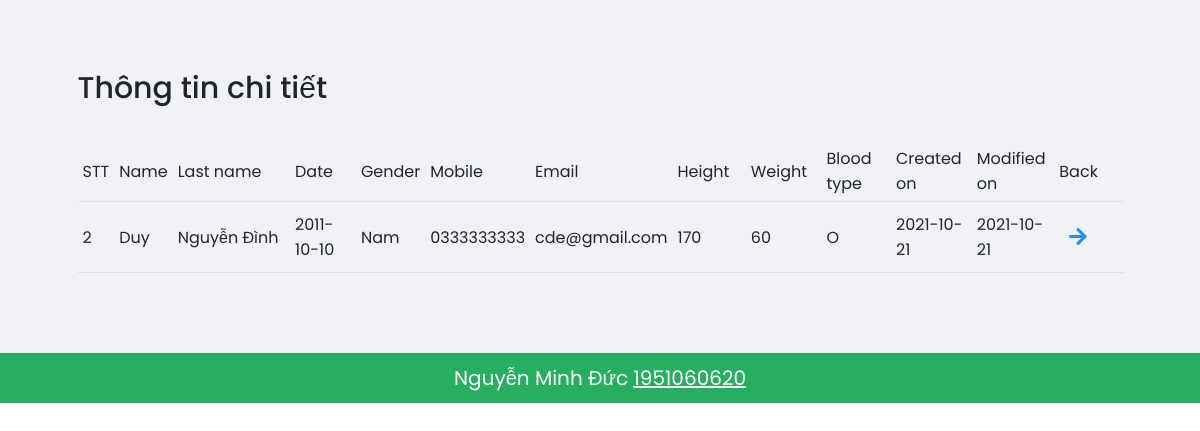
The app's page /src/admin/properties.php?id=2 with its own data.
### tables this page shows
CREATE TABLE `patient` (
  `patiendtid` int(11) NOT NULL,
  `firstname` varchar(100) DEFAULT NULL,
  `lastname` varchar(100) DEFAULT NULL,
  `dateofbirth` date DEFAULT NULL,
  `gender` tinyint(4) DEFAULT NULL,
  `mobile` char(20) DEFAULT NULL,
  `email` varchar(100) DEFAULT NULL,
  `height` float DEFAULT NULL,
  `weight` float DEFAULT NULL,
  `blood_type` varchar(100) DEFAULT NULL,
  `created_on` date DEFAULT NULL,
  `modified_on` date DEFAULT NULL
);

### src/admin/properties.php (the view)
<?php
include('../config/header.php');
?>
<div class="main">
    <div class="container">
        <h2 class="heading">Thông tin chi tiết</h2>
        <table class="table align-middle">
            <tr>
                <th class="col-md-0.5">STT</th>
                <th class="col-md-0.5">Name</th>
                <th class="col-md-2">Last name</th>
                <th class="col-md-1">Date</th>
                <th class="col-md-0.5">Gender</th>
                <th class="col-md-1">Mobile</th>
                <th class="col-md-1">Email</th>
                <th class="col-md-1">Height</th>
                <th class="col-md-1">Weight</th>
                <th class="col-md-1">Blood type</th>
                <th class="col-md-1">Created on</th>
                <th class="col-md-1">Modified on</th>
                <th class="col-md-1">Back</th>
            </tr>
            <?php
                $id = $_GET['id'];
                $sql = "SELECT * FROM patient WHERE patiendtid = '$id'";
                $res = mysqli_query($con, $sql);
                if($res==TRUE)
                {
                    $count = mysqli_num_rows($res);
                    if($count>0)
                    {
                        while($row = mysqli_fetch_assoc($res))
                        {
                            $first_name = $row['firstname'];
                            $last_name = $row['lastname'];
                            $birthday = $row['dateofbirth'];
                            $gender = $row['gender'];
                            $phone = $row['mobile'];
                            $email = $row['email'];
                            $height = $row['height'];
                            $weight = $row['weight'];
                            $blood = $row['blood_type'];
                            $date1 = $row['created_on'];
                            $date2 = $row['modified_on'];
            ?>
                            <tr>
                                <td><?php echo $id; ?></td>
                                <td><?php echo $first_name; ?></td>
                                <td><?php echo $last_name; ?></td>
                                <td><?php echo $birthday; ?></td>
                                <td>
                                    <?php
                                        if($gender == 1)
                                        {
                                            echo "Nam";
                                        }
                                        else
                                        {
                                            echo "Nữ";
                                        }
                                    ?>
                                </td>
                                <td><?php echo $phone; ?></td>
                                <td><?php echo $email; ?></td>
                                <td><?php echo $height; ?></td>
                                <td><?php echo $weight ?></td>
                                <td><?php echo $blood ?></td>
                                <td><?php echo $date1 ?></td>
                                <td><?php echo $date2 ?></td>
                                <td>
                                    <a href="index.php">
                                        <i class="fas fa-arrow-right"></i>
                                    </a>
                                </td>
                            </tr>
            <?php
                        }
                    }
                }
            ?>
        </table>
    </div>
</div>
<?php
    include('../config/footer.php');
?>

### src/css/style.css (style rules this page uses)
* { font-family: 'Poppins', sans-serif; margin: 0; padding: 0; box-sizing: border-box; outline: none; border:none; text-decoration: none; }
.main { background-color: #f1f2f6; padding: 7rem; }
.main .container .heading { padding-bottom: 3rem; font-size: 3rem; }
.main .container a i { margin: 0 1rem 0 0.5rem; }
.main .container .table tr th { font-weight: 400; }
.main .container .table tr td { padding: 1rem 0.5rem; }
.main .container .table tr td a i { font-size: 2rem; color: var(--blue); padding: 0 0.5rem; }

### records on screen
patient: firstname "Duy", lastname "Nguyễn Đình", dateofbirth "2011-10-10", gender "Nam", mobile "0333333333", email "cde@gmail.com", height "170", weight "60", blood_type "O", created_on "2021-10-21", modified_on "2021-10-21"
